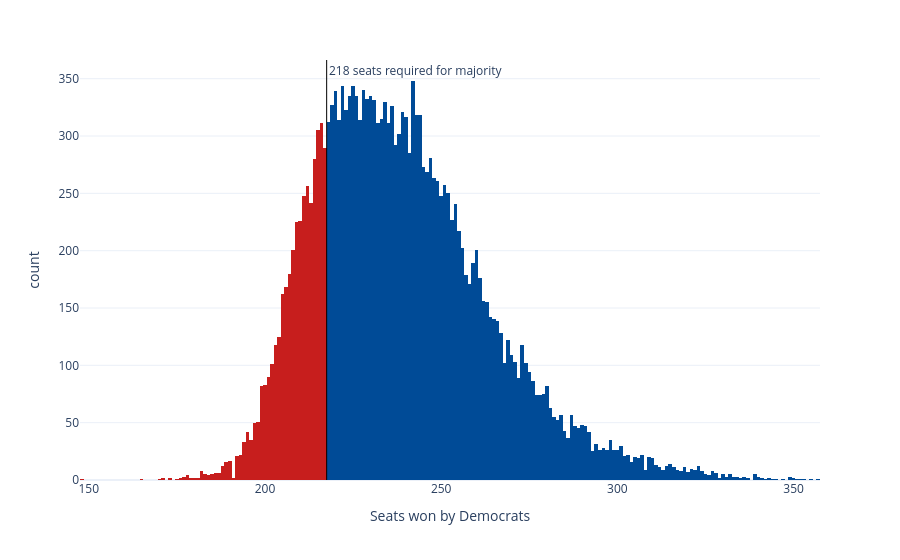

The notebook cell saved with this chart:
### Code cell
sims_hist = px.histogram(seat_sims, x='seats', nbins=np.unique(seat_sims['seats']).shape[0]*2, color='winner',
                         color_discrete_map={'Democrats': '#004b97', 'Republicans': '#c71e1d'},
                         labels={'seats':'Seats won by Democrats', 'winner': 'Winner'}, template='plotly_white')
sims_hist.update_traces(showlegend=False)
sims_hist.add_vline(x=217.5, line_width=1, line_color='black', annotation_text='218 seats required for majority', 
                    annotation_position='top right')
sims_hist

### Figure 1 — Plotly figure (JSON) as saved in the notebook; plotly's stock layout.template omitted (floating-point values rounded to 4 significant figures; data arrays with more than 128 entries replaced by an {"elided": "..."} marker saying what was removed)
{"data": [{"bingroup": "x", "hovertemplate": "Winner=Republicans<br>Seats won by Democrats=%{x}<br>count=%{y}<extra></extra>", "legendgroup": "Republicans", "marker": {"color": "#c71e1d", "pattern": {"shape": ""}}, "name": "Republicans", "nbinsx": 366, "orientation": "v", "showlegend": false, "type": "histogram", "x": {"elided": "4051 int values"}, "xaxis": "x", "yaxis": "y"}, {"bingroup": "x", "hovertemplate": "Winner=Democrats<br>Seats won by Democrats=%{x}<br>count=%{y}<extra></extra>", "legendgroup": "Democrats", "marker": {"color": "#004b97", "pattern": {"shape": ""}}, "name": "Democrats", "nbinsx": 366, "orientation": "v", "showlegend": false, "type": "histogram", "x": {"elided": "15949 int values"}, "xaxis": "x", "yaxis": "y"}], "layout": {"annotations": [{"showarrow": false, "text": "218 seats required for majority", "x": 217.5, "xanchor": "left", "xref": "x", "y": 1, "yanchor": "top", "yref": "y domain"}], "barmode": "relative", "legend": {"title": {"text": "Winner"}, "tracegroupgap": 0}, "margin": {"t": 60}, "shapes": [{"line": {"color": "black", "width": 1}, "type": "line", "x0": 217.5, "x1": 217.5, "xref": "x", "y0": 0, "y1": 1, "yref": "y domain"}], "xaxis": {"anchor": "y", "domain": [0, 1], "title": {"text": "Seats won by Democrats"}}, "yaxis": {"anchor": "x", "domain": [0, 1], "title": {"text": "count"}}}}
